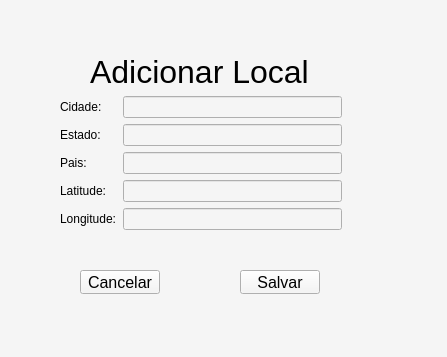
<?xml version="1.0" encoding="UTF-8"?>
<ui version="4.0">
 <class>Local_ui</class>
 <widget class="QWidget" name="Local_ui">
  <property name="geometry">
   <rect>
    <x>0</x>
    <y>0</y>
    <width>447</width>
    <height>357</height>
   </rect>
  </property>
  <property name="focusPolicy">
   <enum>Qt::ClickFocus</enum>
  </property>
  <property name="windowTitle">
   <string>Form</string>
  </property>
  <property name="autoFillBackground">
   <bool>false</bool>
  </property>
  <property name="styleSheet">
   <string notr="true">background-color: rgb(245, 245, 245);
color: rgb(0, 0, 0);</string>
  </property>
  <widget class="QPushButton" name="salvarLocal">
   <property name="geometry">
    <rect>
     <x>240</x>
     <y>270</y>
     <width>80</width>
     <height>24</height>
    </rect>
   </property>
   <property name="font">
    <font>
     <pointsize>12</pointsize>
    </font>
   </property>
   <property name="text">
    <string>Salvar</string>
   </property>
  </widget>
  <widget class="QPushButton" name="cancelar">
   <property name="geometry">
    <rect>
     <x>80</x>
     <y>270</y>
     <width>80</width>
     <height>24</height>
    </rect>
   </property>
   <property name="font">
    <font>
     <pointsize>12</pointsize>
    </font>
   </property>
   <property name="text">
    <string>Cancelar</string>
   </property>
  </widget>
  <widget class="QWidget" name="formLayoutWidget">
   <property name="geometry">
    <rect>
     <x>60</x>
     <y>96</y>
     <width>282</width>
     <height>161</height>
    </rect>
   </property>
   <layout class="QFormLayout" name="formLayout">
    <item row="1" column="0">
     <widget class="QLabel" name="label_2">
      <property name="text">
       <string>Cidade:</string>
      </property>
     </widget>
    </item>
    <item row="1" column="1">
     <widget class="QLineEdit" name="cidadeLocal"/>
    </item>
    <item row="2" column="0">
     <widget class="QLabel" name="label_3">
      <property name="text">
       <string>Estado:</string>
      </property>
     </widget>
    </item>
    <item row="2" column="1">
     <widget class="QLineEdit" name="estadoLocal"/>
    </item>
    <item row="3" column="0">
     <widget class="QLabel" name="label_4">
      <property name="text">
       <string>Pais:</string>
      </property>
     </widget>
    </item>
    <item row="3" column="1">
     <widget class="QLineEdit" name="paisLocal"/>
    </item>
    <item row="4" column="0">
     <widget class="QLabel" name="label_5">
      <property name="text">
       <string>Latitude:</string>
      </property>
     </widget>
    </item>
    <item row="4" column="1">
     <widget class="QLineEdit" name="latLocal"/>
    </item>
    <item row="5" column="0">
     <widget class="QLabel" name="label_6">
      <property name="text">
       <string>Longitude:</string>
      </property>
     </widget>
    </item>
    <item row="5" column="1">
     <widget class="QLineEdit" name="longLocal"/>
    </item>
   </layout>
  </widget>
  <widget class="QLabel" name="label">
   <property name="geometry">
    <rect>
     <x>90</x>
     <y>50</y>
     <width>217</width>
     <height>43</height>
    </rect>
   </property>
   <property name="font">
    <font>
     <pointsize>24</pointsize>
    </font>
   </property>
   <property name="text">
    <string>Adicionar Local</string>
   </property>
  </widget>
 </widget>
 <resources/>
 <connections/>
</ui>
